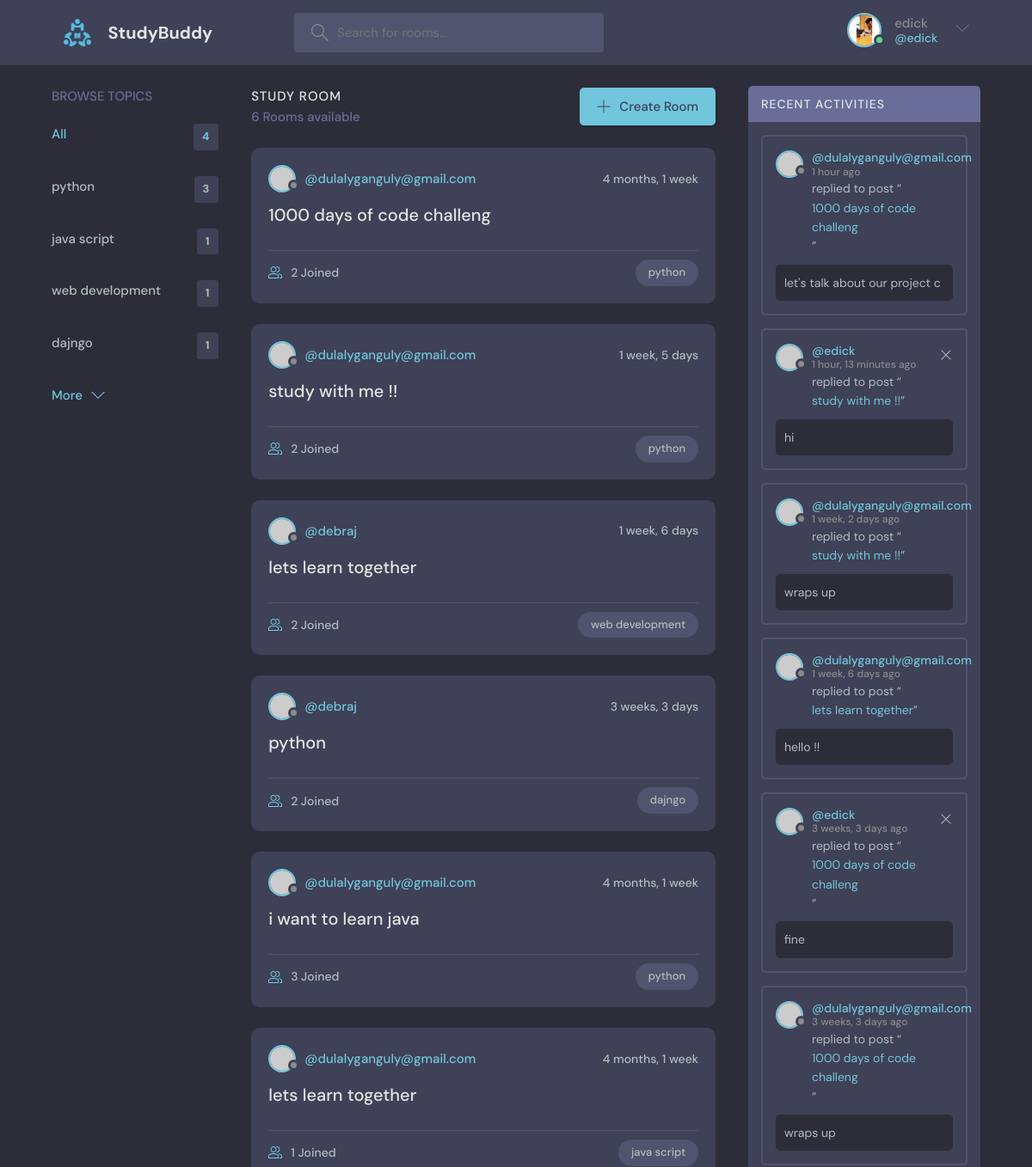
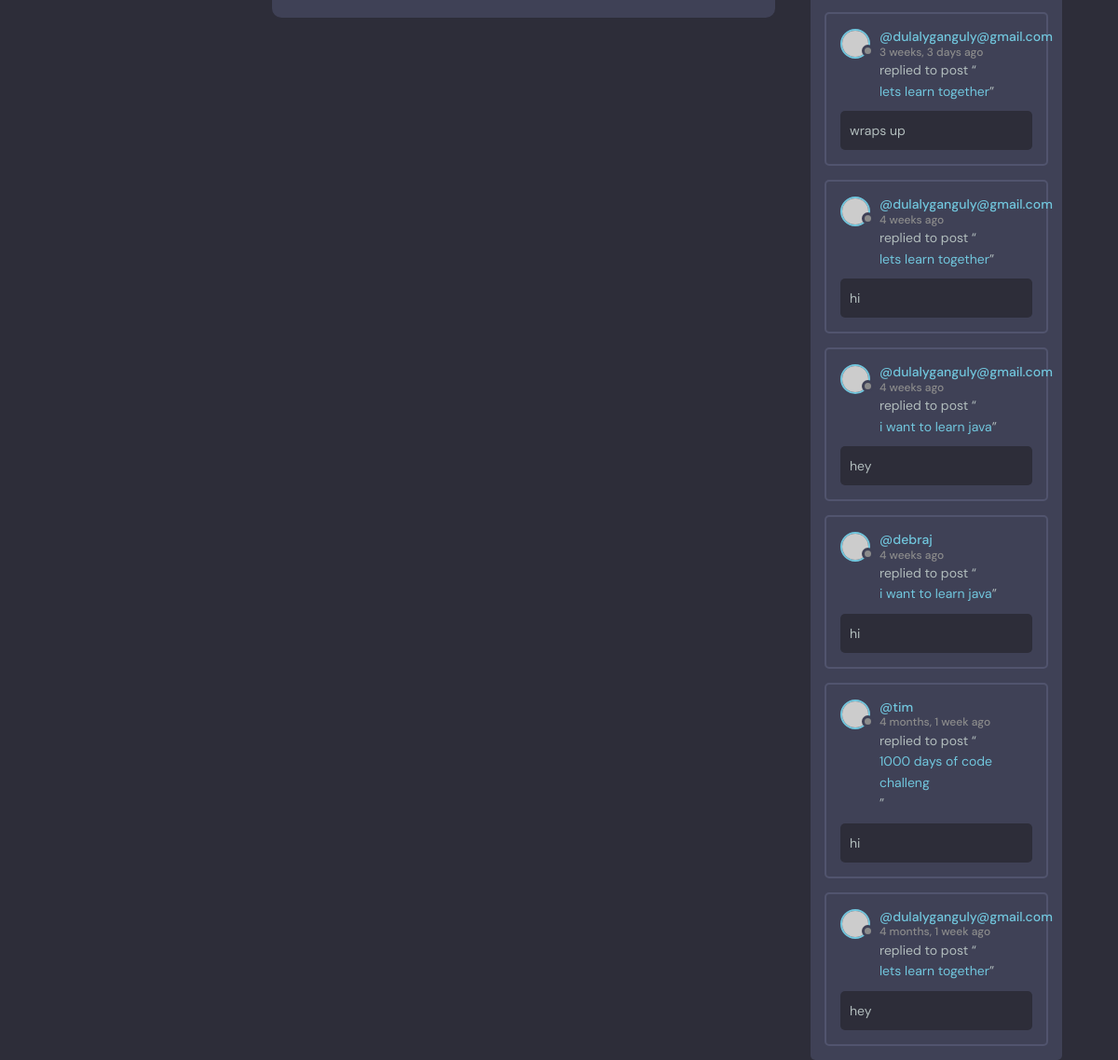
/ (signed in), run on the app's committed database (2 pictures, top to bottom).
### base/models.py (models this page shows, shortened)
class Topic(models.Model):
    name = models.CharField(max_length=200)

class Room(models.Model):
    host = models.ForeignKey(User, on_delete=models.SET_NULL, null=True)
    topic = models.ForeignKey(Topic, on_delete=models.SET_NULL, null=True)
    name = models.CharField(max_length=200)
    description = models.TextField(null=True, blank=True)
    participants = models.ManyToManyField(User, related_name='participants', blank=True)
    updated = models.DateTimeField(auto_now=True)
    created = models.DateTimeField(auto_now_add=True)
    class Meta:
        ordering = ['-updated', '-created']

class Message(models.Model):
    user = models.ForeignKey(User, on_delete=models.CASCADE)
    room = models.ForeignKey(Room, on_delete=models.CASCADE)
    body = models.TextField()
    updated = models.DateTimeField(auto_now=True)
    created = models.DateTimeField(auto_now_add=True)
    class Meta:
        ordering = ['-updated', '-created']

### base/views.py (the view)
# urls.py: path('', views.home, name='home'),
def home(request):
    q = request.GET.get('q') if request.GET.get('q') is not None else ''
    rooms = Room.objects.filter(
        Q(topic__name__icontains=q) |
        Q(name__icontains=q) |
        Q(description__icontains=q)
    )
    topics = Topic.objects.all()
    room_count = rooms.count()
    room_message = Message.objects.filter(Q(room__topic__name__icontains = q))
    context = {'rooms': rooms, 'topics': topics, 'room_count': room_count,'room_message':room_message}
    return render(request, 'base/home.html', context)

### base/templates/base/home.html (shortened to what this page needs)
{% extends 'main.html'%}
{% block content  %}
    <main class="layout layout--3">
      <div class="container">
        {% include 'base/topics_component.html'%}
        <div class="roomList">
          <div class="roomList__header">
            <div>
              <h2>Study Room</h2>
              <p>{{room_count }} Rooms available</p>
            </div>
            <a class="btn btn--main" href="create-room.html">
              <svg version="1.1" xmlns="http://www.w3.org/2000/svg" width="32" height="32" viewBox="0 0 32 32">
                <title>add</title>
                <path
                  d="M16.943 0.943h-1.885v14.115h-14.115v1.885h14.115v14.115h1.885v-14.115h14.115v-1.885h-14.115v-14.115z"
                ></path>
              </svg>
              Create Room
            </a>
          </div>
        {%include 'base/feed_component.html'%}
        </div>
        {%include 'base/activity_component.html'%}
      </div>
    </main>
{% endblock  %}

### base/templates/navbar.html (shortened to what this page needs)
{% load static %}
<header class="header header--loggedIn">
    <div class="container">
      <a href="{% url 'home' %}" class="header__logo">
        <img src="{% static 'images/favicon.ico' %}" alt="logo">
        <h1>StudyBuddy</h1>
      </a>
      <form class="header__search" method = "GET" action = "{% url 'home'%}">
        <label>
          <input name ="q" placeholder="Search for rooms..." />
        </label>
      </form>
      <nav class="header__menu">
        {% if request.user.is_authenticated %}
        <div class="header__user">
          <a href="profile.html">
            <div class="avatar avatar--medium active">
              <img src="{%static 'images/6AB9A0C2-1816-4E82-9A41-6B07CA1870B2_1_105_c.jpeg'%}" />
            </div>
            <p> {{request.user.username}} <span>@{{request.user.username}}</span></p>
          </a>
          <button class="dropdown-button">
            <svg version="1.1" xmlns="http://www.w3.org/2000/svg" width="32" height="32" viewBox="0 0 32 32">
              <title>chevron-down</title>
              <path d="M16 21l-13-13h-3l16 16 16-16h-3l-13 13z"></path>
            </svg>
          </button>
        </div>
         {%else%}
         <a href="{%url 'login'%}">
          <img src="{% static 'images/avatar.svg'%}" />
          <p>Login</p>
          </a>
        {%endif%}
      </nav>
    </div>
  </header>

### base/templates/base/topics_component.html
<div class="topics">
    <div class="topics__header">
      <h2>Browse Topics</h2>
    </div>
    <ul class="topics__list">
      <li>
        <a href="{%url 'home'%}" class="active">All<span>{{topics.count}}</span></a>
      </li>
      {%for topic in topics%}
      <li>
        <a href="{% url 'home' %}?q={{ topic.name }}">{{topic.name}}<span>{{topic.room_set.all.count}} </span></a>
      </li>
      {%endfor %}
    </ul>
    <a class="btn btn--link" href="topics.html">
      More
      <svg version="1.1" xmlns="http://www.w3.org/2000/svg" width="32" height="32" viewBox="0 0 32 32">
        <title>chevron-down</title>
        <path d="M16 21l-13-13h-3l16 16 16-16h-3l-13 13z"></path>
      </svg>
    </a>
  </div>

### base/templates/base/feed_component.html (shortened to what this page needs)
{% for room in rooms%}
<div class="roomListRoom">
  <div class="roomListRoom__header">
    <a href="{% url 'user-profile' room.host.id%}" class="roomListRoom__author">
      <div class="avatar avatar--small">
        <img src="https://randomuser.me/api/portraits/women/11.jpg" />
      </div>
      <span>@{{room.host.username}}</span>
    </a>
    <div class="roomListRoom__actions">
      <span>{{room.created|timesince}}</span>
    </div>
  </div>
  <div class="roomListRoom__content">
    <a href="{% url 'room' room.id %}">{{room.name}}</a>
  </div>
  <div class="roomListRoom__meta">
    <a href="{% url 'room' room.id %}" class="roomListRoom__joined">
      {{room.participants.all.count}} Joined
    </a>
    <p class="roomListRoom__topic">{{room.topic.name}}</p>
  </div>
</div>
{% endfor %}

### base/templates/base/activity_component.html
<div class="activities">
      <div class="activities__header">
        <h2>Recent Activities</h2>
      </div>
      {% for message in room_message %}
      <div class="activities__box">
        <div class="activities__boxHeader roomListRoom__header">
            <a href="{% url 'user-profile' message.user.id %}" class="roomListRoom__author">
            <div class="avatar avatar--small">
              <img src="https://randomuser.me/api/portraits/women/11.jpg" />
            </div>
            <p>
                  @{{message.user.username}}
              <span>{{message.created|timesince}} ago </span>
            </p>
          </a>
          {% if request.user == message.user%}
          <div class="roomListRoom__actions">
            <a href="{%url 'delete-message' message.id%}">
              <svg version="1.1" xmlns="http://www.w3.org/2000/svg" width="32" height="32" viewBox="0 0 32 32">
                <title>remove</title>
                <path
                  d="M27.314 6.019l-1.333-1.333-9.98 9.981-9.981-9.981-1.333 1.333 9.981 9.981-9.981 9.98 1.333 1.333 9.981-9.98 9.98 9.98 1.333-1.333-9.98-9.98 9.98-9.981z"
                ></path>
              </svg>
            </a>
          </div>
           {%endif%}
        </div>
        <div class="activities__boxContent">
          <p>replied to post “<a href="{%url 'room' message.room.id%}">{{message.room.name}}</a>”</p>
          <div class="activities__boxRoomContent">
           {{message.body }}
          </div>
        </div>
      </div>
       {%endfor%}
    </div>

### data on the page
Topic: name "python", room_set.all.count "3"
Topic: name "java script", room_set.all.count "1"
Topic: name "web development", room_set.all.count "1"
Topic: name "dajngo", room_set.all.count "1"
Room: host.username "dulalyganguly@gmail.com", created "4 months, 1 week", name "1000 days of code challeng", participants.all.count "2", topic.name "python"
Room: host.username "dulalyganguly@gmail.com", created "1 week, 5 days", name "study with me !!", participants.all.count "2", topic.name "python"
Room: host.username "debraj", created "1 week, 6 days", name "lets learn together", participants.all.count "2", topic.name "web development"
Room: host.username "debraj", created "3 weeks, 3 days", name "python", participants.all.count "2", topic.name "dajngo"
Room: host.username "dulalyganguly@gmail.com", created "4 months, 1 week", name "i want to learn java", participants.all.count "3", topic.name "python"
Room: host.username "dulalyganguly@gmail.com", created "4 months, 1 week", name "lets learn together", participants.all.count "1", topic.name "java script"
Message: user.username "dulalyganguly@gmail.com", created "1 hour", room.name "1000 days of code challeng", body "let's talk about our project c"
Message: user.username "edick", created "1 hour, 13 minutes", room.name "study with me !!", body "hi"
Message: user.username "dulalyganguly@gmail.com", created "1 week, 2 days", room.name "study with me !!", body "wraps up"
Message: user.username "dulalyganguly@gmail.com", created "1 week, 6 days", room.name "lets learn together", body "hello !!"
Message: user.username "edick", created "3 weeks, 3 days", room.name "1000 days of code challeng", body "fine"
Message: user.username "dulalyganguly@gmail.com", created "3 weeks, 3 days", room.name "1000 days of code challeng", body "wraps up"
Message: user.username "dulalyganguly@gmail.com", created "3 weeks, 3 days", room.name "lets learn together", body "wraps up"
Message: user.username "dulalyganguly@gmail.com", created "4 weeks", room.name "lets learn together", body "hi"
Message: user.username "dulalyganguly@gmail.com", created "4 weeks", room.name "i want to learn java", body "hey"
Message: user.username "debraj", created "4 weeks", room.name "i want to learn java", body "hi"
Message: user.username "tim", created "4 months, 1 week", room.name "1000 days of code challeng", body "hi"
Message: user.username "dulalyganguly@gmail.com", created "4 months, 1 week", room.name "lets learn together", body "hey"

### other printed values
{{ request.user.username }} "edick"
{{ topics.count }} "4"
{{ room_count }} "6"
